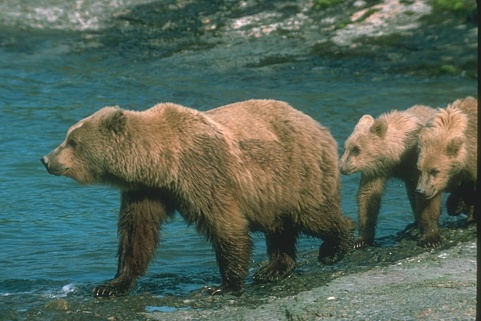
#> input picture train/100075.jpg, 481 x 321 px; its folder holds only this picture in this run
$ python canny.py
#> lines starting #> are read from the running program, lines starting #| are printed output that depends on the picture
import os
import numpy as np
import matplotlib.pyplot as plt
import math
import cv2
from scipy import signal

# input images
# img = cv2.imread('image.jpg')

def CannyEdgeDetector(img: np.ndarray, gaussian_size: int, sigma: int, min_threshold: int, max_threshold: int, faster: bool = 1):
    """
    img: image in RGB/grayscale format
    return: image with sobel filter, image with borders detected
    """
    grayscale = img.copy()

    # Convert to grayscale (in case is RGB)
    if len(img.shape) == 3:
        grayscale = rgb2grayscale(img=grayscale)

    # Apply Gaussian mask
    blurry = correlation(img=grayscale, filter=gaussianKernel(size=gaussian_size, sigma=sigma), faster=faster)

    sobelnoblurX = correlation(img=grayscale, filter=sobelFilterX(), faster=faster)
    sobelnoblurY = correlation(img=grayscale, filter=sobelFilterY(), faster=faster)
    sobelMag = np.sqrt(sobelnoblurX**2 + sobelnoblurY**2)

    # Apply Sobel filters
    gradientX = correlation(img=blurry, filter=sobelFilterX(), faster=faster)
    gradientY = correlation(img=blurry, filter=sobelFilterY(), faster=faster)

    magnitude = np.sqrt(gradientX**2 + gradientY**2)

    direction = np.arctan2(gradientY, gradientX)
    direction_dg = direction * 180 / math.pi
    direction_dg[direction_dg < 0] += 180

    # Non-Maxima Elimination on gradient direction
    img_nonMaxima = nonMaximaElimination(magnitude=magnitude, direction=direction_dg)

    # Thresholding
    img_threshold = threshold_v(img_nonMaxima, min_threshold, max_threshold)

    # Hysteresis
    img_hysteresis = hysteresis(img=img_threshold)

    return sobelMag, img_hysteresis

def rgb2grayscale(img: np.ndarray):
    """
    img: image in RGB format
    return: image in grayscale format
    """
    return np.around((img[:, :, 0] * 0.3 + img[:, :, 1] * 0.59 + img[:, :, 2] * 0.11))

def correlation(img: np.ndarray, filter: np.ndarray, faster: bool):
    """
    img: image in grayscale format
    filter: filter to apply to the image
    faster: boolean value. If true, use scipy implemented correlation, which is faster
    return: image after applying the filter
    """
    if faster:
        return signal.correlate2d(img, filter)

    img_x, img_y = img.shape[0], img.shape[1]
    kernel_x, kernel_y = filter.shape[0], filter.shape[1]
    if kernel_x != kernel_y:
        raise ValueError("Kernel has to be NxN")

    k = kernel_x
    new_img = np.zeros((img_x, img_y))

    pad = int((k - 1) / 2)

    for x in range(pad, img_x - pad):
        for y in range(pad, img_y - pad):
            subimagen = img[x - pad:x + pad + 1, y - pad:y + pad + 1]
            new_img[x, y] = np.sum(subimagen * filter)

    return new_img

def gaussianKernel(size: int, sigma: float):
    """
    size: size of the kernel
    sigma: standard deviation of the gaussian
    return: gaussian kernel
    """
    if size % 2 == 0:
        raise ValueError("Size must be odd")
    return np.fromfunction(lambda x, y: (1 / ((sigma**2) * 2 * math.pi)) * np.exp(-(((x - ((size - 1) / 2))**2 + (y-((size - 1) / 2)) ** 2) / (2 * (sigma**2)))), (size, size))

def sobelFilterX():
    """
    return: sobel filter in the X direction
    """
    return np.array([[-1, 0, 1],
                     [-2, 0, 2],
                     [-1, 0, 1]])

def sobelFilterY():
    """
    return: sobel filter in the Y direction
    """
    return np.array([[-1, -2, -1],
                     [0, 0, 0],
                     [1, 2, 1]])

def nonMaximaElimination(magnitude: np.ndarray, direction: np.ndarray):
    """
    magnitude: magnitude of the gradient
    direction: direction of the gradient
    return: image after applying non-maxima elimination
    """
    result = magnitude.copy()
    for x in range(1, magnitude.shape[0] - 1):
        for y in range(1, magnitude.shape[1] - 1):
            ang = direction[x, y]
            mag = magnitude[x, y]

            if ang <= 30 or ang > 150:
                if not (mag >= magnitude[x, y + 1] and mag >= magnitude[x, y - 1]):
                    result[x, y] = 0

            elif 30 < ang <= 60:
                if not (mag >= magnitude[x + 1, y + 1] and mag >= magnitude[x - 1, y - 1]):
                    result[x, y] = 0

            elif 60 < ang <= 120:
                if not (mag >= magnitude[x + 1, y] and mag >= magnitude[x - 1, y]):
                    result[x, y] = 0
            else:
                if not (mag >= magnitude[x + 1, y - 1] and mag >= magnitude[x - 1, y + 1]):
                    result[x, y] = 0

    return result

def threshold(value: int, min_threshold: int, max_threshold: int):
    """
    value: value to threshold
    min_threshold: minimum threshold
    max_threshold: maximum threshold
    return: value after applying the threshold
    """
    if value <= min_threshold:
        return 0
    elif value >= max_threshold:
        return 255
    else:
        return 128

threshold_v = np.vectorize(threshold)

def hysteresis(img: np.ndarray):
    """
    img: image with threshole applied
    return: image after applying hysteresis
    """
    result = img.copy()
    for x in range(2, img.shape[0] - 2):
        for y in range(2, img.shape[1] - 2):
            if img[x, y] == 128:
                neighbors = [img[x - 1, y - 1], img[x - 1, y], img[x - 1, y + 1], img[x, y + 1],
                             img[x + 1, y + 1], img[x + 1, y], img[x + 1, y-1], img[x, y - 1]]
                if (255 in neighbors):
                    result[x, y] = 255
                else:
                    result[x, y] = 0
    return result

def canny(img):
    img_rgb = cv2.cvtColor(img, cv2.COLOR_BGR2RGB)
    sobel_img, canny_img = CannyEdgeDetector(img=img_rgb, gaussian_size=5, sigma=2.5, min_threshold=10, max_threshold=25)

    # [8 lines of commented-out code are left out]

    return sobel_img, canny_img

filenames = os.listdir('train')
# print(filenames)

for file in filenames:

    print(file)

    in_filename = 'train/' + file
    sobelout_filename = 's_results/' + file
    cannyout_filename = 'c_results/' + file
    # Load an example image
    image = cv2.imread(in_filename)
#> image is the input picture: shape (321, 481, 3); mean B, G, R 89.2, 101.7, 84.4


    sobel_img, canny_img = canny(image)
#> in CannyEdgeDetector, `sobelMag = np.sqrt(sobelnoblurX**2 + sobelnoblurY**2)`:
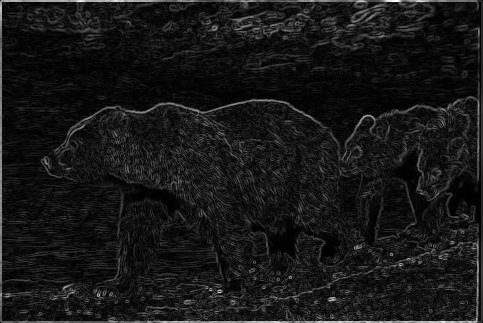
#> sobelMag: shape (323, 483) float64; min 0, max 759, mean 70.2; drawn with min black and max white
#> in correlation (call 5), `return signal.correlate2d(img, filter)`:
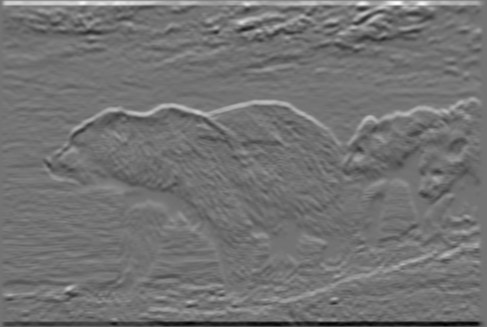
#> returned value: shape (327, 487) float64; min -133.7, max 162, mean 0; drawn with min black and max white
#> in CannyEdgeDetector, `direction = np.arctan2(gradientY, gradientX)`:
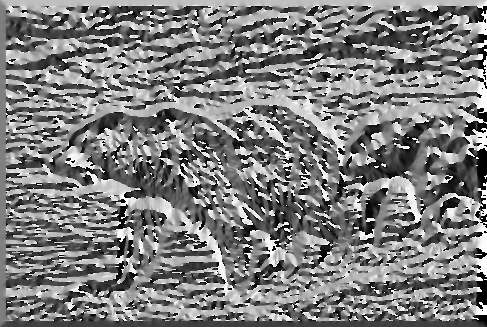
#> direction: shape (327, 487) float64; min -3.14, max 3.14, mean -0.0186; drawn with min black and max white
#> in CannyEdgeDetector, `direction_dg[direction_dg < 0] += 180`:
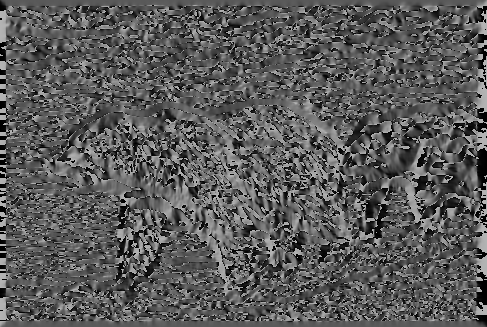
#> direction_dg: shape (327, 487) float64; min 0, max 180, mean 90.4
#> in CannyEdgeDetector, `img_threshold = threshold_v(img_nonMaxima, min_threshold, max_threshold)`:
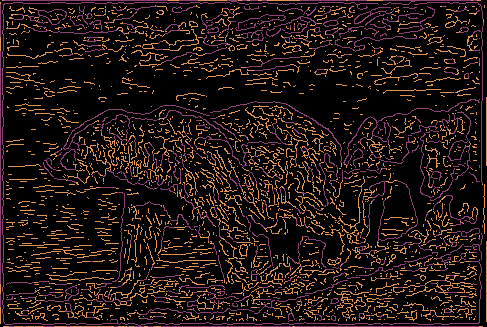
#> img_threshold: shape (327, 487) int64; 3 distinct labels, from 0 to 255; one colour per label, 0 black
#> after the loop in hysteresis, `for x in range(2, img.shape[0] - 2):`:
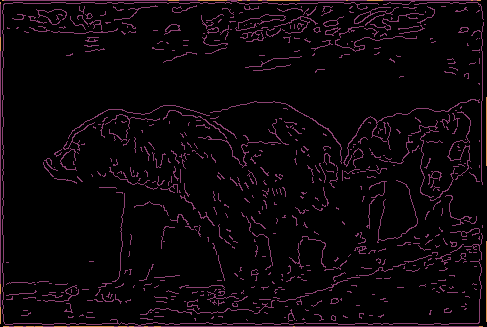
#> result: shape (327, 487) int64; 3 distinct labels, from 0 to 255; one colour per label, 0 black

    cv2.imwrite(sobelout_filename, sobel_img)
    cv2.imwrite(cannyout_filename, canny_img)
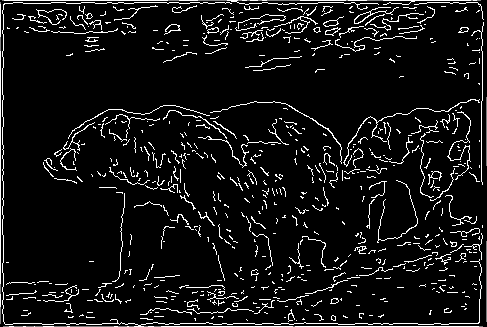
#> saved as 100075.jpg: shape (327, 487); min 0, max 255, mean 19.7

$ run again, on train/106025.jpg
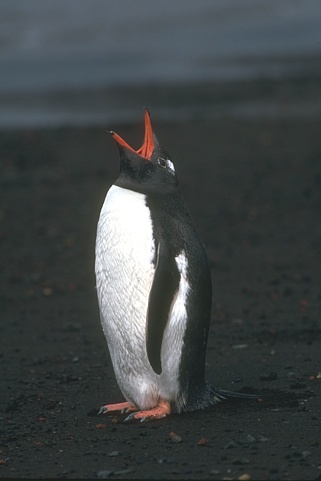
#> input picture train/106025.jpg, 321 x 481 px
#> image is the input picture: shape (481, 321, 3); mean B, G, R 71.2, 70.4, 65.3
#> img_threshold: shape (487, 327) int64; 3 distinct labels, from 0 to 255
#> after the loop in hysteresis, `for x in range(2, img.shape[0] - 2):`:
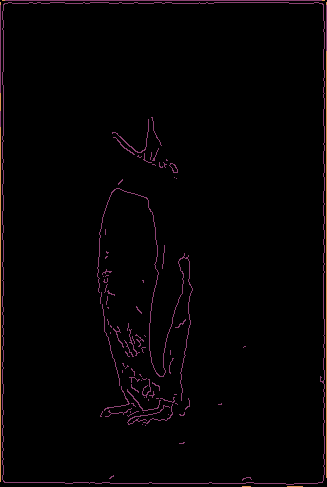
#> result: shape (487, 327) int64; 3 distinct labels, from 0 to 255; one colour per label, 0 black
#> `cv2.imwrite(cannyout_filename, canny_img)`:
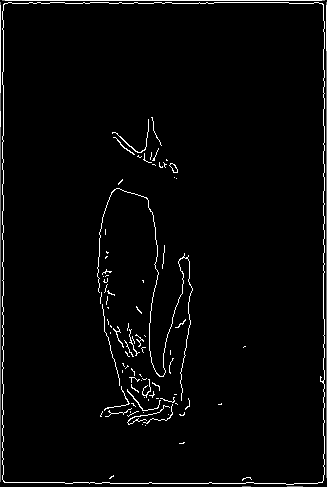
#> saved as 106025.jpg: shape (487, 327); min 0, max 255, mean 7

$ run again, on train/108041.jpg
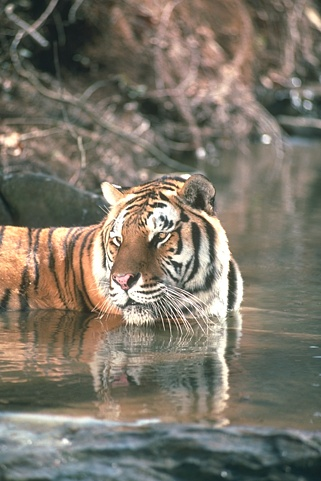
#> input picture train/108041.jpg, 321 x 481 px
#> image is the input picture: shape (481, 321, 3); mean B, G, R 105.3, 118.2, 124.4
#> img_threshold: shape (487, 327) int64; 3 distinct labels, from 0 to 255
#> after the loop in hysteresis, `for x in range(2, img.shape[0] - 2):`:
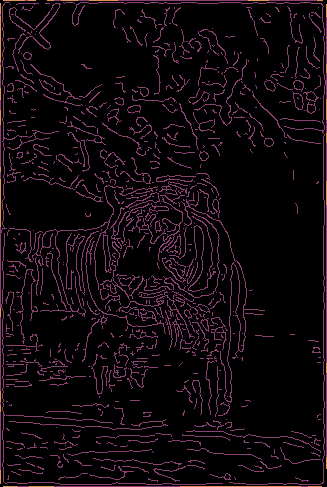
#> result: shape (487, 327) int64; 3 distinct labels, from 0 to 255; one colour per label, 0 black
#> `cv2.imwrite(cannyout_filename, canny_img)`:
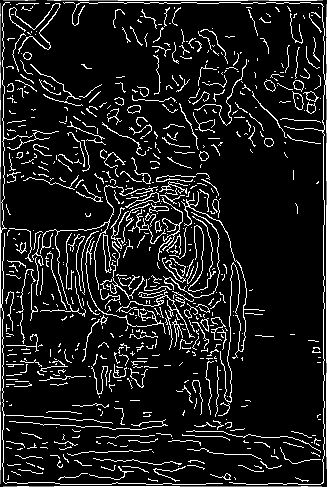
#> saved as 108041.jpg: shape (487, 327); min 0, max 255, mean 27.8

$ run again, on train/109034.jpg
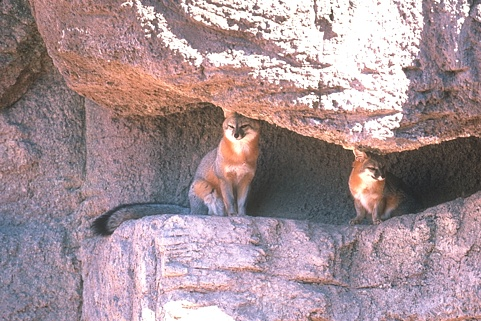
#> input picture train/109034.jpg, 481 x 321 px
#> image is the input picture: shape (321, 481, 3); mean B, G, R 149.6, 144.3, 165.4
#> `cv2.imwrite(cannyout_filename, canny_img)`:
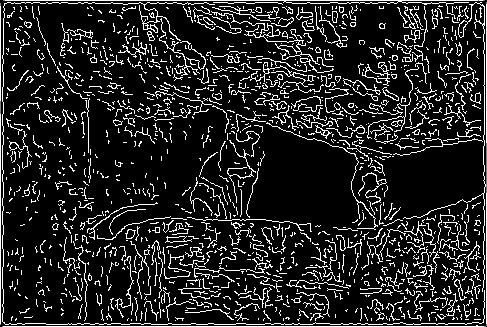
#> saved as 109034.jpg: shape (327, 487); min 0, max 255, mean 36.5
